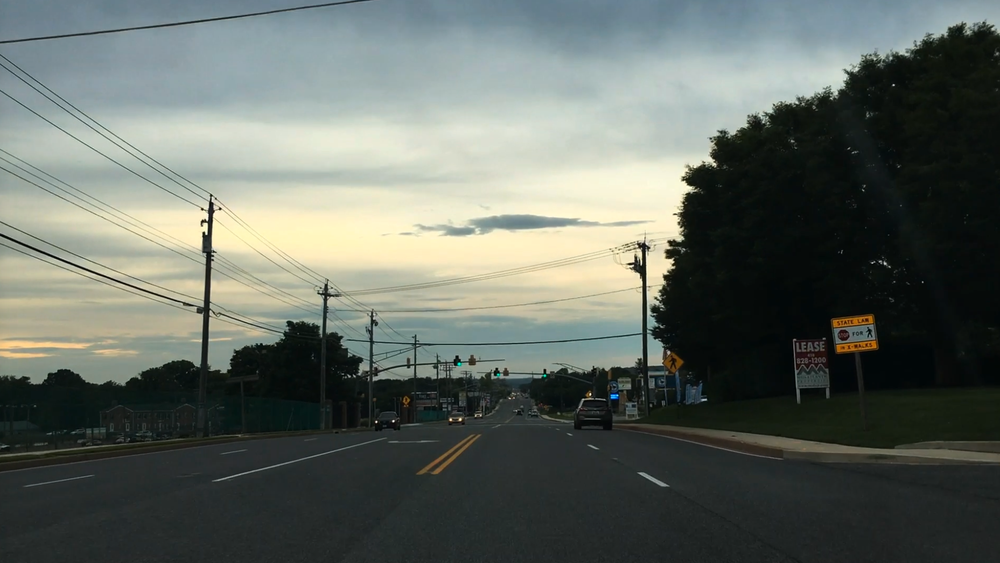
#> input picture Reaction_Time_v1/road2.png, 1000 x 563 px, shrunk from 1857 x 1046 before the run
$ python reaction_time_v7_fast2.py
#> lines starting #> are read from the running program, lines starting #| are printed output that depends on the picture
# Python code for measure reacation time in human subject
# with computer monitor and keyboard
# Python 3.7.0

########### Workflow ###########
# 1. Set screen to 100% brightness, 70% contrast, medium color temperature, turn off Gamma Adjustment (or use a consistant mode)
# 2. Change subject_name, researcher_name if necessary (you may need to creat a folder named "results")
# 3. Adjust parameters in "Sara Editing" session.
# Note: color change is achieved in adjusting main code
# 4. Use chin supporter to set the eyes of the subject at the center of the screen.
# 5. Run program --> Ajust data display windows position (you have 20 seconds pause before the white noise start)
# 6. Reponse with wired mouse (preferred) or onboard trackpad.
# Note: If the subject miss a signal, he/she will have a penalty which set the response time to 1 second.
# 7. After the test is done, go to folder results and move the files to a folder named with experimental conditions
#    Add additional information to parameters.txt file
########## End of Workflow #############

import matplotlib.pyplot as plt #pip install matplotlib; pip install pyQt5
import numpy as np
import time # No need for installation
from matplotlib.widgets import Button
from PIL import Image #pip install Pillow
import platform
import datetime

# import picture to randomize and set dimentions
# set globle variables
time_display=0
time_interval = []
t_press = 0
delay = 1 # it is also the time for penalty of missing a signal
reaction_time=0
be_pressed = False
date_time=str(datetime.datetime.now())
###################################### Sara Editing #########

subject_name = "Donald J. Trump"
researcher_name = "Sara Rostampour"
road_im = Image.open("road2.png")  # choose pictures and directions.
#> road_im is the input picture: PIL image 1000x563 RGB; mean R, G, B 98.6, 105.4, 98.5
image_raw = np.array(road_im)
stim_x_size=150 ## size of your final noise stimulation
stim_y_size=150

chance = 3 # chance of displaying the bar

signal_x_size = 10 #size of the bar
signal_y_size = 6

total_time = 60
frame_rate = 4
signal_frame_num = 4
blank_frame_num = signal_frame_num
################################################3
x_res = road_im.size[0]
#> x_res = 1000
y_res = road_im.size[1]
#> y_res = 563

para_list = ['stim_x_size:',stim_x_size,
            'stim_y_size:',stim_y_size,
            'frame_rate:',frame_rate,
            'signal_frame_num:',signal_frame_num,
            'chance:',chance,
            'signal_x_size:',signal_x_size,
            'signal_y_size:',signal_y_size,
            'platform:',platform.node(),
            'subject_name:', subject_name,
            'researcher_name:', researcher_name,
            'data_time:',datetime.datetime.now()]
def main():
    #1. Randomize image and produce image and image_shuffle
    image,image_shuffle = randomize_image()

    #2. Plot the image and note the initiation time point
    line1, im = plotimage(image,image_shuffle)
    time_display = time.time()
    fig.canvas.mpl_connect('button_press_event', on_press)

    #3. display new image
    make_new_image(image,image_shuffle,line1,im,time_interval)

    #4 Final report
    final_report()

def randomize_image():
    x_ram_loc = np.random.randint(0,high=x_res-stim_x_size)
#> x_ram_loc = 684
    y_ram_loc = np.random.randint(0,high=y_res-stim_y_size)
#> y_ram_loc = 47
    image_temp = image_raw.reshape(x_res*y_res,3)
    np.random.shuffle(image_temp)
    image_shuffle = image_temp.reshape((x_res,y_res,3))
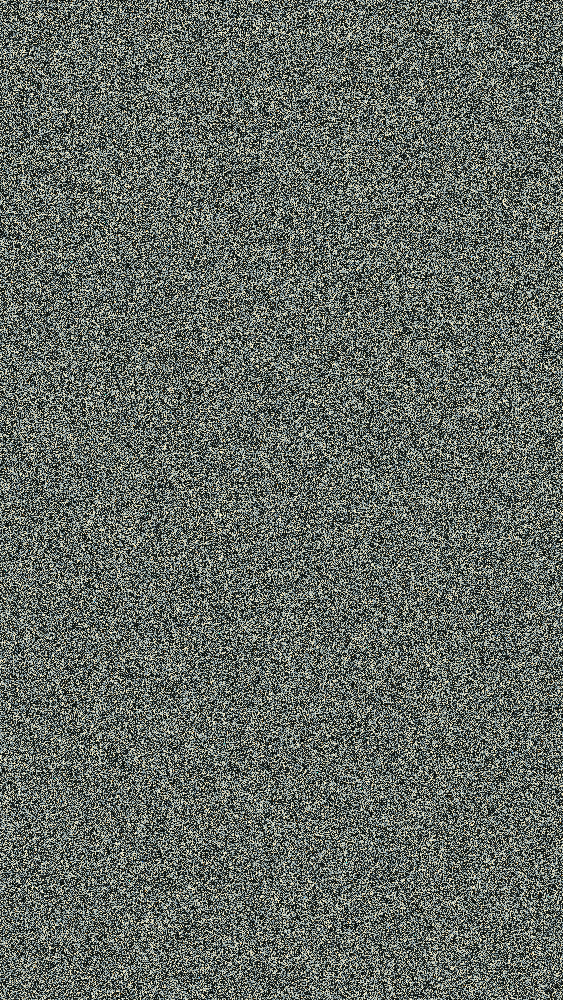
#> image_shuffle: shape (1000, 563, 3); mean of channels 0, 1, 2 98.6, 105.4, 98.5; drawn as R, G, B
    image = image_shuffle[x_ram_loc:(x_ram_loc+stim_x_size),y_ram_loc:(y_ram_loc+stim_y_size),:]
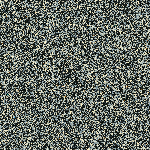
#> image: shape (150, 150, 3); mean of channels 0, 1, 2 98.9, 105.5, 98.4; drawn as R, G, B
    return image, image_shuffle

def plotimage(image,image_shuffle):
    global fig
    fig, ax1 = plt.subplots(figsize = (10,10))
    plt.ion()
    plt.show(block=False)
    im = plt.imshow(image)
    fig_result = plt.figure()
    ax_result = plt.subplot(111)
    line1, = ax_result.plot(np.arange(len(time_interval)),time_interval)
    ax_result.set_ylim([0,delay+0.5])
    ax_result.set_xlim([0,40])
    plt.pause(20)
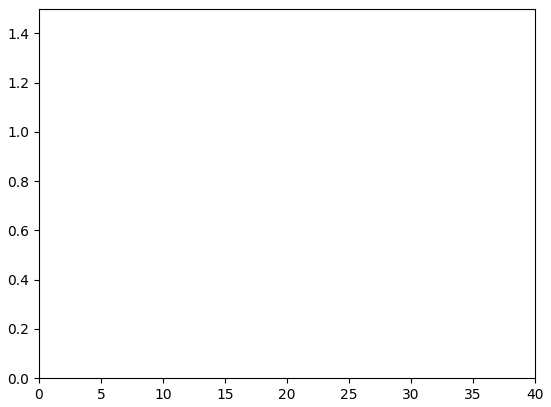
#> figure drawn by matplotlib, 1 panel
    return line1, im


def on_press(event):
    global t_press, be_pressed
    print('you pressed', event.button, event.xdata, event.ydata)
    t_press = time.time()
    if t_press - time_display < delay:
        time_interval.append(t_press-time_display)
        be_pressed = True
        print(be_pressed)
        print(t_press)
        print(time_display)
        print(time_display-t_press)
        print(time_interval)

def make_new_image(image,image_shuffle, line1, im,time_interval):
    global time_display, be_pressed
    rand_choice = round(np.random.random()*100)%chance
    for i in range(1,total_time,1):
        m =0
        if rand_choice == 0:
            # display a figure at random time
            start_p = np.random.choice(stim_x_size-signal_x_size)
            end_p = np.random.choice(stim_y_size-signal_y_size)
            Signal_start_point = (start_p,(stim_x_size-start_p))
            Signal_end_point = (end_p,(stim_y_size-end_p))

            row_pad = (start_p,(stim_x_size-start_p-signal_x_size))
            column_pad =(end_p,(stim_y_size-end_p-signal_y_size))

            x_ram_loc = np.random.randint(0,high=x_res-stim_x_size)
            y_ram_loc = np.random.randint(0,high=y_res-stim_y_size)

            image = image_shuffle[x_ram_loc:(x_ram_loc+stim_x_size),y_ram_loc:(y_ram_loc+stim_y_size),:]
            print(image.shape, image_shuffle.shape)
            for m in range(1,signal_frame_num,1): ######## Sara Editing (color change) ##########
                Red = np.random.uniform(0,1,signal_x_size*signal_y_size) # Manipulate here to change color
                #Red = np.full((signal_x_size*signal_y_size),0)
                Green = np.full((signal_x_size*signal_y_size),0)
                #Green = np.random.uniform(0,1,signal_x_size*signal_y_size)
                Blue = np.full((signal_x_size*signal_y_size),0)
                #Blue = np.random.uniform(0,1,signal_x_size*signal_y_size)

                print(Signal_start_point,Signal_end_point)
                Z_signal = np.concatenate((Red,Green,Blue),axis=0)
                Z_signal = Z_signal.reshape((3,signal_x_size,signal_y_size))
                Z_signal = np.transpose(Z_signal, (2,1,0))
                Z_signal = np.pad(Z_signal,(column_pad,row_pad,(0,0)),'constant',constant_values=(0,0))
                Z_mask = np.zeros(signal_x_size*signal_y_size*3).reshape((3,signal_x_size,signal_y_size))
                Z_mask = np.transpose(Z_mask, (2,1,0))
                Z_mask = np.pad(Z_mask,(column_pad,row_pad,(0,0)),'constant',constant_values=(1,1))
                Z_new = image*Z_mask/255 + Z_signal
                im.set_data(Z_new)
                time_display = time.time()
                plt.pause(1/frame_rate)

            if be_pressed == True:
                be_pressed = False
            else:
                time_interval.append(delay)
            print(be_pressed)
            print(time_interval)
            print(np.average(time_interval))

            print(reaction_time)
            line1.set_xdata(np.arange(len(time_interval)))
            line1.set_ydata(time_interval)

        else:
            for n in range(0,blank_frame_num,1):
                x_ram_loc = np.random.randint(0,high=x_res-stim_x_size)
                y_ram_loc = np.random.randint(0,high=y_res-stim_y_size)
                image = image_shuffle[x_ram_loc:(x_ram_loc+stim_x_size),y_ram_loc:(y_ram_loc+stim_y_size),:]
                print(image.shape)
                im.set_data(image)
                plt.pause(1/frame_rate)
        rand_choice = round(np.random.random()*100)%chance
        print(np.average(time_interval))
#> this loop made 59 passes
#> pass 1, in make_new_image, `image = image_shuffle[x_ram_loc:(x_ram_loc+stim_x_size),y_ram_loc:(y_r..`:
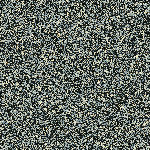
#> image: shape (150, 150, 3); mean of channels 0, 1, 2 98.9, 105.7, 98.9; drawn as R, G, B
#> pass 1, in make_new_image, `plt.pause(1/frame_rate)`:
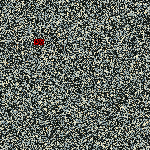
#> shown: shape (150, 150, 3) float64; mean R, G, B 0.388, 0.413, 0.387
#> pass 2, in make_new_image, `plt.pause(1/frame_rate)`:
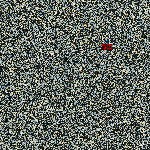
#> shown: shape (150, 150, 3) float64; mean R, G, B 0.387, 0.412, 0.385
#> after the loop:
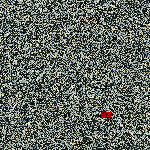
#> Z_new: shape (150, 150, 3) float64; mean of channels 0, 1, 2 0.387, 0.412, 0.385; drawn as R, G, B
#> after the loop, be_pressed = False; time_interval = [1, 1, 1, 1, 1, 1, 1, 1, 1, 1, 1, 1, 1, 1, 1, 1, 1, 1, 1, 1, 1, 1, 1, 1]

def final_report():
    reaction_time = "Reaction Time: " + str(np.average(time_interval))
#> reaction_time = 'Reaction Time: 1.0'
    plt.text(0,-1,reaction_time,color = "red", fontsize = 18)
    np.savetxt('results/time_interval.txt', time_interval)
    with open('results/parameters.txt', 'w') as f:
        for item in para_list:
            f.write("%s\n" % item)
    plt.pause(30)

#This is necessary. It finally calls main function to run.
main()
